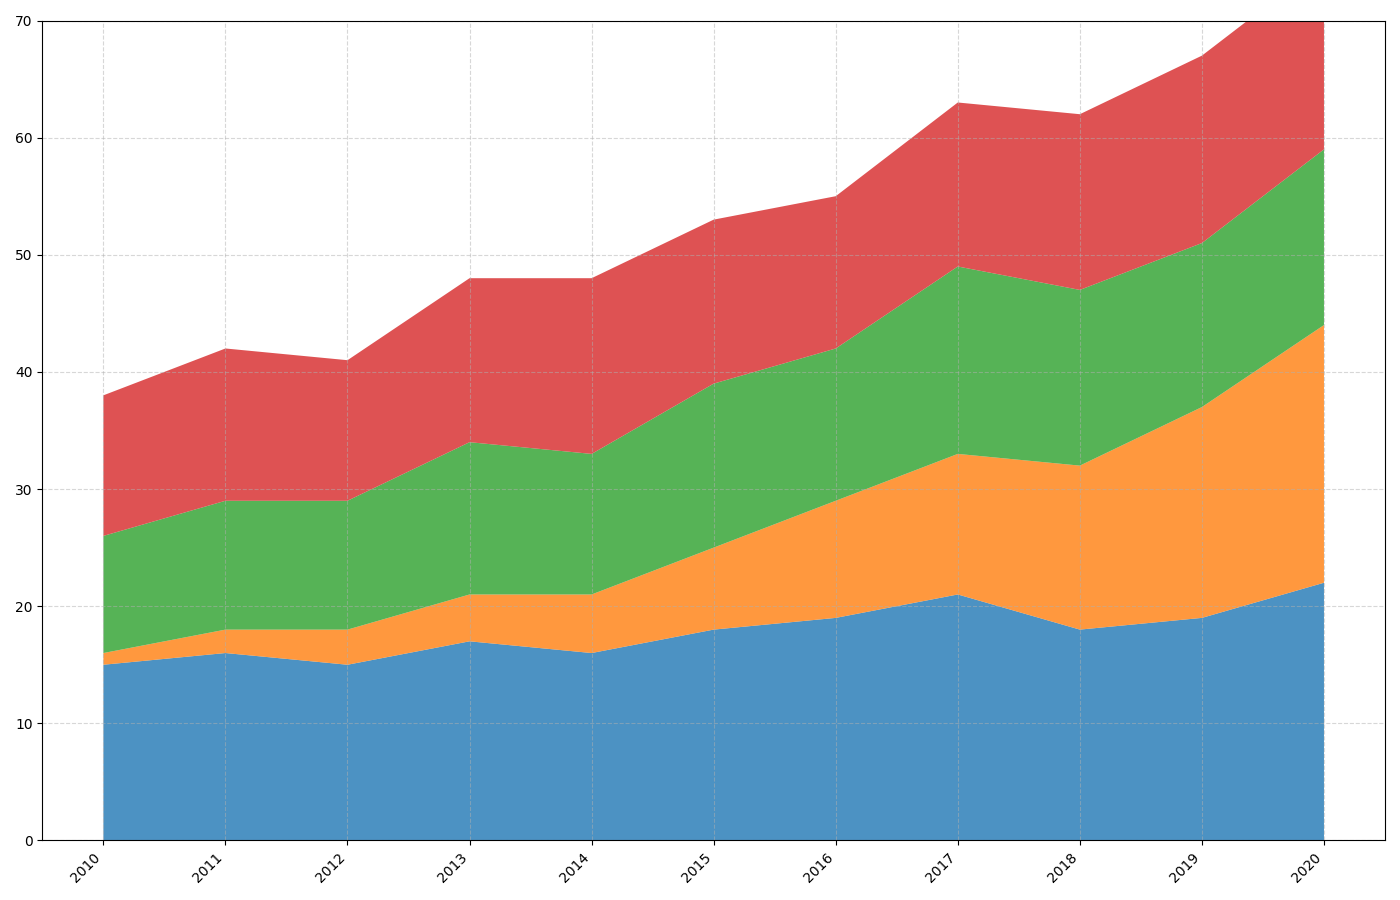

Python code for this plot:
import matplotlib.pyplot as plt
import numpy as np

years = np.arange(2010, 2021)
nasa_missions = np.array([15, 16, 15, 17, 16, 18, 19, 21, 18, 19, 22])
spacex_missions = np.array([1, 2, 3, 4, 5, 7, 10, 12, 14, 18, 22])
esa_missions = np.array([10, 11, 11, 13, 12, 14, 13, 16, 15, 14, 15])
roscosmos_missions = np.array([12, 13, 12, 14, 15, 14, 13, 14, 15, 16, 16])

data = np.vstack([nasa_missions, spacex_missions, esa_missions, roscosmos_missions])

fig, ax = plt.subplots(figsize=(14, 9))

colors = ['#1f77b4', '#ff7f0e', '#2ca02c', '#d62728']
ax.stackplot(years, data, colors=colors, alpha=0.8)

# Removing annotations, labels, and legends
ax.set_xticks(years)
ax.set_yticks(np.arange(0, 71, 10))
ax.set_ylim(0, 70)
ax.grid(linestyle='--', alpha=0.5)
plt.xticks(rotation=45, ha='right')
plt.tight_layout()
plt.show()
